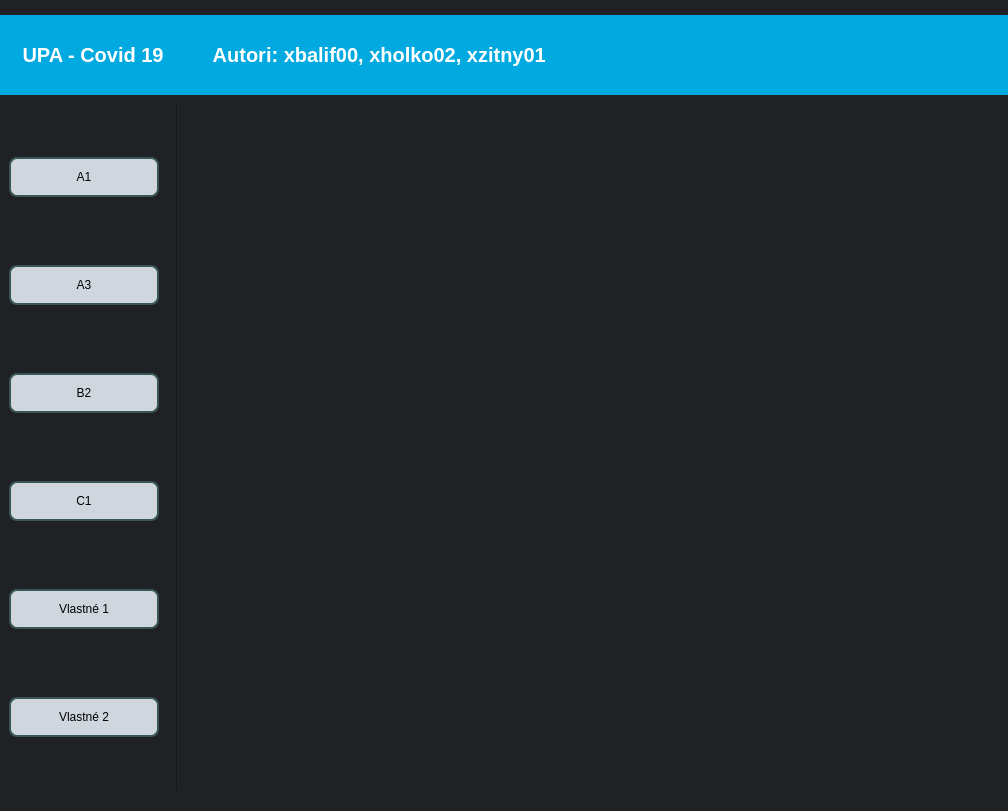
<?xml version="1.0" encoding="UTF-8"?>
<ui version="4.0">
 <class>UPA_Covid19</class>
 <widget class="QMainWindow" name="UPA_Covid19">
  <property name="geometry">
   <rect>
    <x>0</x>
    <y>0</y>
    <width>1008</width>
    <height>811</height>
   </rect>
  </property>
  <property name="windowTitle">
   <string>UPA - Covid 19</string>
  </property>
  <property name="styleSheet">
   <string notr="true">background-color: #202124;</string>
  </property>
  <widget class="QWidget" name="centralwidget">
   <layout class="QGridLayout" name="gridLayout">
    <property name="leftMargin">
     <number>0</number>
    </property>
    <property name="topMargin">
     <number>0</number>
    </property>
    <property name="rightMargin">
     <number>0</number>
    </property>
    <property name="bottomMargin">
     <number>0</number>
    </property>
    <property name="horizontalSpacing">
     <number>15</number>
    </property>
    <property name="verticalSpacing">
     <number>25</number>
    </property>
    <item row="1" column="0">
     <widget class="QWidget" name="horizontalWidget" native="true">
      <property name="minimumSize">
       <size>
        <width>0</width>
        <height>80</height>
       </size>
      </property>
      <property name="maximumSize">
       <size>
        <width>16777215</width>
        <height>50</height>
       </size>
      </property>
      <property name="autoFillBackground">
       <bool>false</bool>
      </property>
      <property name="styleSheet">
       <string notr="true">background-color: #00a9e0</string>
      </property>
      <layout class="QHBoxLayout" name="horizontalLayout">
       <property name="spacing">
        <number>0</number>
       </property>
       <property name="leftMargin">
        <number>0</number>
       </property>
       <property name="topMargin">
        <number>0</number>
       </property>
       <property name="rightMargin">
        <number>0</number>
       </property>
       <property name="bottomMargin">
        <number>0</number>
       </property>
       <item>
        <widget class="QLabel" name="label">
         <property name="maximumSize">
          <size>
           <width>80</width>
           <height>80</height>
          </size>
         </property>
         <property name="text">
          <string/>
         </property>
         <property name="pixmap">
          <pixmap>unnamed.jpg</pixmap>
         </property>
         <property name="scaledContents">
          <bool>true</bool>
         </property>
        </widget>
       </item>
       <item>
        <spacer name="horizontalSpacer_2">
         <property name="orientation">
          <enum>Qt::Horizontal</enum>
         </property>
         <property name="sizeType">
          <enum>QSizePolicy::Fixed</enum>
         </property>
         <property name="sizeHint" stdset="0">
          <size>
           <width>10</width>
           <height>20</height>
          </size>
         </property>
        </spacer>
       </item>
       <item>
        <widget class="QLabel" name="label_2">
         <property name="styleSheet">
          <string notr="true">color: white;
font-size: 20px;
font-family: &quot;Lucida Console&quot;;
font-weight: bold;</string>
         </property>
         <property name="text">
          <string> UPA - Covid 19         Autori: xbalif00, xholko02, xzitny01</string>
         </property>
        </widget>
       </item>
       <item>
        <spacer name="horizontalSpacer">
         <property name="orientation">
          <enum>Qt::Horizontal</enum>
         </property>
         <property name="sizeHint" stdset="0">
          <size>
           <width>40</width>
           <height>20</height>
          </size>
         </property>
        </spacer>
       </item>
      </layout>
     </widget>
    </item>
    <item row="2" column="0">
     <layout class="QHBoxLayout" name="horizontalLayout_2">
      <property name="spacing">
       <number>0</number>
      </property>
      <item>
       <widget class="QWidget" name="verticalWidget" native="true">
        <property name="minimumSize">
         <size>
          <width>160</width>
          <height>0</height>
         </size>
        </property>
        <property name="maximumSize">
         <size>
          <width>160</width>
          <height>16777215</height>
         </size>
        </property>
        <layout class="QVBoxLayout" name="verticalLayout">
         <property name="spacing">
          <number>25</number>
         </property>
         <property name="sizeConstraint">
          <enum>QLayout::SetDefaultConstraint</enum>
         </property>
         <item>
          <widget class="QPushButton" name="A1">
           <property name="minimumSize">
            <size>
             <width>150</width>
             <height>40</height>
            </size>
           </property>
           <property name="maximumSize">
            <size>
             <width>150</width>
             <height>40</height>
            </size>
           </property>
           <property name="styleSheet">
            <string notr="true">QPushButton {
    background-color: #D0D6DD;
    border-radius: 8px;
    padding: 5px;
    border: 2px solid #385653; 
}

QPushButton:hover
{
   background-color: #E7EAEE;
}

QPushButton:pressed
{
   background-color: #FFFFFF;
}</string>
           </property>
           <property name="text">
            <string>A1</string>
           </property>
          </widget>
         </item>
         <item>
          <widget class="QPushButton" name="A3">
           <property name="minimumSize">
            <size>
             <width>150</width>
             <height>40</height>
            </size>
           </property>
           <property name="maximumSize">
            <size>
             <width>150</width>
             <height>40</height>
            </size>
           </property>
           <property name="styleSheet">
            <string notr="true">QPushButton {
    background-color: #D0D6DD;
    border-radius: 8px;
    padding: 5px;
    border: 2px solid #385653; 
}

QPushButton:hover
{
   background-color: #E7EAEE;
}

QPushButton:pressed
{
   background-color: #FFFFFF;
}</string>
           </property>
           <property name="text">
            <string>A3</string>
           </property>
          </widget>
         </item>
         <item>
          <widget class="QPushButton" name="B2">
           <property name="minimumSize">
            <size>
             <width>150</width>
             <height>40</height>
            </size>
           </property>
           <property name="maximumSize">
            <size>
             <width>150</width>
             <height>40</height>
            </size>
           </property>
           <property name="styleSheet">
            <string notr="true">QPushButton {
    background-color: #D0D6DD;
    border-radius: 8px;
    padding: 5px;
    border: 2px solid #385653; 
}

QPushButton:hover
{
   background-color: #E7EAEE;
}

QPushButton:pressed
{
   background-color: #FFFFFF;
}</string>
           </property>
           <property name="text">
            <string>B2</string>
           </property>
          </widget>
         </item>
         <item>
          <widget class="QPushButton" name="C1">
           <property name="minimumSize">
            <size>
             <width>150</width>
             <height>40</height>
            </size>
           </property>
           <property name="maximumSize">
            <size>
             <width>150</width>
             <height>40</height>
            </size>
           </property>
           <property name="styleSheet">
            <string notr="true">QPushButton {
    background-color: #D0D6DD;
    border-radius: 8px;
    padding: 5px;
    border: 2px solid #385653; 
}

QPushButton:hover
{
   background-color: #E7EAEE;
}

QPushButton:pressed
{
   background-color: #FFFFFF;
}</string>
           </property>
           <property name="text">
            <string>C1</string>
           </property>
          </widget>
         </item>
         <item>
          <widget class="QPushButton" name="VL1">
           <property name="minimumSize">
            <size>
             <width>150</width>
             <height>40</height>
            </size>
           </property>
           <property name="maximumSize">
            <size>
             <width>150</width>
             <height>40</height>
            </size>
           </property>
           <property name="styleSheet">
            <string notr="true">QPushButton {
    background-color: #D0D6DD;
    border-radius: 8px;
    padding: 5px;
    border: 2px solid #385653; 
}

QPushButton:hover
{
   background-color: #E7EAEE;
}

QPushButton:pressed
{
   background-color: #FFFFFF;
}</string>
           </property>
           <property name="text">
            <string>Vlastné 1</string>
           </property>
          </widget>
         </item>
         <item>
          <widget class="QPushButton" name="VL2">
           <property name="minimumSize">
            <size>
             <width>150</width>
             <height>40</height>
            </size>
           </property>
           <property name="maximumSize">
            <size>
             <width>150</width>
             <height>40</height>
            </size>
           </property>
           <property name="styleSheet">
            <string notr="true">QPushButton {
    background-color: #D0D6DD;
    border-radius: 8px;
    padding: 5px;
    border: 2px solid #385653; 
}

QPushButton:hover
{
   background-color: #E7EAEE;
}

QPushButton:pressed
{
   background-color: #FFFFFF;
}</string>
           </property>
           <property name="text">
            <string>Vlastné 2</string>
           </property>
          </widget>
         </item>
        </layout>
       </widget>
      </item>
      <item>
       <widget class="Line" name="line">
        <property name="minimumSize">
         <size>
          <width>35</width>
          <height>0</height>
         </size>
        </property>
        <property name="orientation">
         <enum>Qt::Vertical</enum>
        </property>
       </widget>
      </item>
      <item>
       <spacer name="horizontalSpacer_3">
        <property name="orientation">
         <enum>Qt::Horizontal</enum>
        </property>
        <property name="sizeHint" stdset="0">
         <size>
          <width>40</width>
          <height>20</height>
         </size>
        </property>
       </spacer>
      </item>
      <item>
       <spacer name="verticalSpacer_2">
        <property name="orientation">
         <enum>Qt::Vertical</enum>
        </property>
        <property name="sizeHint" stdset="0">
         <size>
          <width>20</width>
          <height>40</height>
         </size>
        </property>
       </spacer>
      </item>
      <item>
       <layout class="QVBoxLayout" name="verticalLayout_4">
        <item>
         <widget class="QLabel" name="plot_image">
          <property name="text">
           <string/>
          </property>
          <property name="scaledContents">
           <bool>false</bool>
          </property>
          <property name="alignment">
           <set>Qt::AlignCenter</set>
          </property>
         </widget>
        </item>
        <item>
         <widget class="QLabel" name="plot_comment">
          <property name="minimumSize">
           <size>
            <width>0</width>
            <height>70</height>
           </size>
          </property>
          <property name="maximumSize">
           <size>
            <width>16777215</width>
            <height>70</height>
           </size>
          </property>
          <property name="styleSheet">
           <string notr="true">color: white;</string>
          </property>
          <property name="text">
           <string/>
          </property>
          <property name="alignment">
           <set>Qt::AlignCenter</set>
          </property>
         </widget>
        </item>
       </layout>
      </item>
      <item>
       <spacer name="verticalSpacer">
        <property name="orientation">
         <enum>Qt::Vertical</enum>
        </property>
        <property name="sizeHint" stdset="0">
         <size>
          <width>20</width>
          <height>40</height>
         </size>
        </property>
       </spacer>
      </item>
      <item>
       <spacer name="horizontalSpacer_4">
        <property name="orientation">
         <enum>Qt::Horizontal</enum>
        </property>
        <property name="sizeHint" stdset="0">
         <size>
          <width>40</width>
          <height>20</height>
         </size>
        </property>
       </spacer>
      </item>
     </layout>
    </item>
   </layout>
  </widget>
  <widget class="QStatusBar" name="statusbar"/>
 </widget>
 <resources/>
 <connections/>
</ui>
